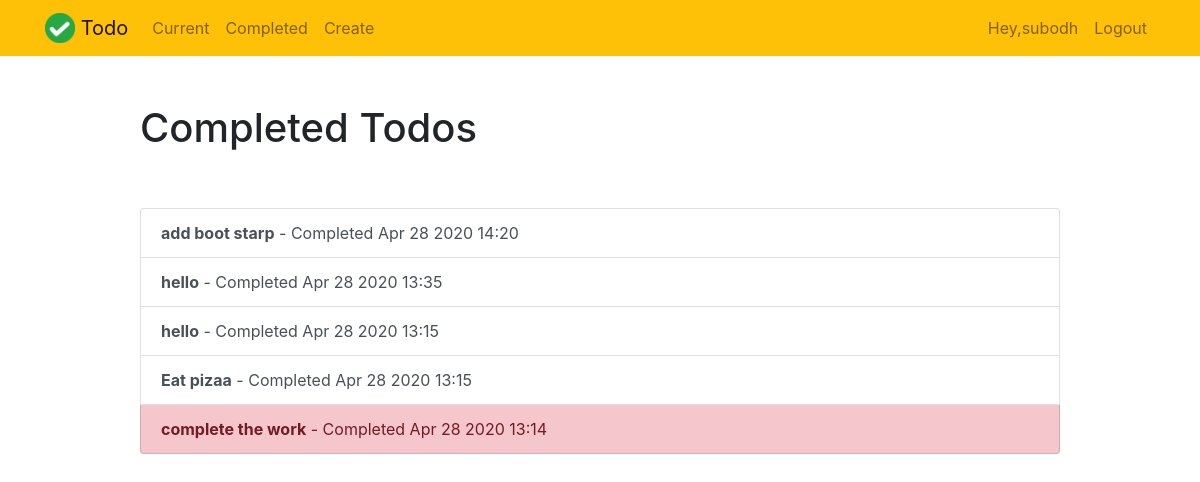
The app's page /completed/ (signed in) with its own data.
### todo/models.py (models this page shows, shortened)
class Todo(models.Model):
    title=models.CharField(max_length=100)
    memo=models.TextField(blank=True)
    created=models.DateTimeField(auto_now_add=True)
    datecompleted=models.DateTimeField(null=True,blank=True)
    important=models.BooleanField(default=False)
    user=models.ForeignKey(User, on_delete=models.CASCADE)

### todo/views.py (the view)
# urls.py: path('completed/',views.completedtodos,name='completedtodos'),
@login_required
def completedtodos(request):
    todos= Todo.objects.filter(user=request.user,datecompleted__isnull=False).order_by('-datecompleted')
    return render(request,'todo/completedtodos.html',{'todos':todos})

### todo/templates/todo/completedtodos.html
{% extends "todo/base.html" %}
{% block content %}
    <div class="row justify-content-center mt-5">
        <div class="col-md-10">
            <h1>Completed Todos</h1>
        </div>
    </div>
    <div class="row justify-content-center mt-5">
        <div class="col-md-10">
            <div class="list-group">
                {% for todo in todos %}
                    <a href="{% url 'viewtodo' todo.id %}" class="list-group-item list-group-item-action{% if todo.important %} list-group-item-danger{% endif %}"><b>{{ todo.title }}</b> - Completed {{ todo.datecompleted|date:'M j Y H:i' }}</a>
                {% endfor %}
            </div>
        </div>
    </div>
{% endblock %}

### todo/templates/todo/base.html (shortened to what this page needs)
{% load static %}
<!doctype html>
<html lang="en">
<head>
    <link rel="stylesheet" href="https://stackpath.bootstrapcdn.com/bootstrap/4.4.1/css/bootstrap.min.css">
</head>
<body>
<nav class="navbar navbar-expand-md navbar-light bg-warning">
<div class="container">
    <a class="navbar-brand" href="{% url 'home' %}">
         <img src="{% static 'todo/logo.png' %}" width="30" height="30" class="d-inline-block align-top">
        <span>Todo  </span>
    </a>
    <div class="collapse navbar-collapse" id="navbarNav">
    {% if user.is_authenticated %}
        <ul class="navbar-nav mr-auto">
                <li class="nav-item {{ current }}">
                    <a class="nav-link" href="{% url 'currenttodos' %}">Current</a>
                </li>
                <li class="nav-item {{ completed }}">
                    <a class="nav-link" href="{% url 'completedtodos' %}">Completed</a>
                </li>
                <li class="nav-item {{ create }}">
                    <a class="nav-link" href="{% url 'createtodo' %}">Create</a>
        </ul>
    {% endif %}
    <ul class="navbar-nav ml-auto">
            {% if user.is_authenticated %}
          <li class="nav-link">Hey,{{user.username}}
          </li>
                <li class="nav-item">
                    <a href="#" onclick="$('#signOutBtn').click()" class="nav-link">Logout</a>
                </li>
            {% endif %}
        </ul>
    </div>
</div>
</nav>
<div class="container">
{% block content %}{% endblock %}
</div>
</body>
</html>

### records on screen
Todo: title "add boot starp", datecompleted "Apr 28 2020 14:20"
Todo: title "hello", datecompleted "Apr 28 2020 13:35"
Todo: title "hello", datecompleted "Apr 28 2020 13:15"
Todo: title "Eat pizaa", datecompleted "Apr 28 2020 13:15"
Todo: title "complete the work", datecompleted "Apr 28 2020 13:14"

### other values on screen
{{ user.username }} "subodh"
